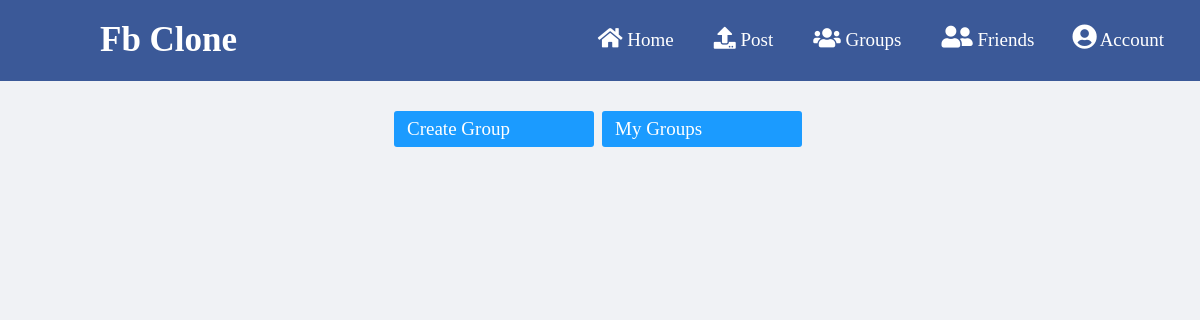
/show_groups/ (signed in), run on an earlier commit of the app's database.
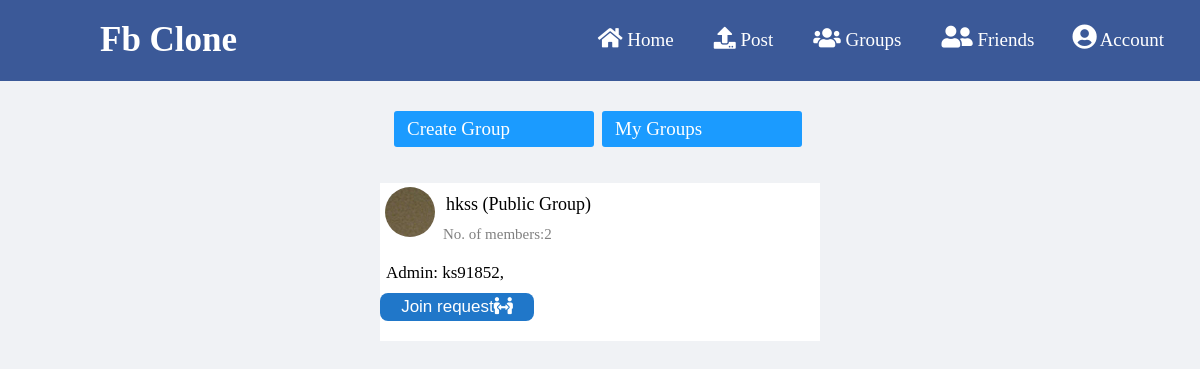
And on a later commit of the database.
### hksfbclone/models.py (models this page shows, shortened)
class Chat_Groups(models.Model):
    imgp=models.FileField(upload_to='imgs',default='default.jpg', null=True,blank=True)
    name=models.CharField(max_length=50)
    members=models.IntegerField()
    user=models.ManyToManyField(profile_details)
    admin=models.ManyToManyField(profile_details,related_name='admin',blank=True)
    is_private = models.BooleanField(default=False)
    timestamp = models.DateTimeField(null=True)
    groupcode = models.CharField(max_length=100,null=True)

class profile_details(models.Model):
    user = models.ForeignKey(User,on_delete=models.CASCADE)
    imgp=models.FileField(upload_to='imgs',default='default.jpg', null=True,blank=True)
    u_nm=models.CharField(max_length=150)
    fstname=models.CharField(max_length=250)
    secname=models.CharField(max_length=250)
    terimail=models.EmailField()
    fbacc=models.CharField(max_length=250)
    unicode = models.CharField(max_length=100,null=True)
    timestamp = models.DateTimeField(null=True)
    verified = models.BooleanField(default=False)
    friends=models.ManyToManyField(User,related_name='Friends',blank=True)

### hksfbclone/views.py (the view)
# urls.py: path('show_groups/',views.show_groups),
def show_groups(request):
    if request.user.is_authenticated:
        get_prof=profile_details.objects.get(user=request.user)
        get_groups=Chat_Groups.objects.all()
        user_groups=Chat_Groups.objects.filter(user=get_prof)
        all_grp=list(get_groups)
        user_grp=list(user_groups)
        show_grp=[item for item in all_grp if item not in user_grp]
        return render(request,'show_groups.html',{'groups':show_grp})

### templates/show_groups.html (shortened to what this page needs)
{% load static %}
<!DOCTYPE html>
<html lang="en">
<head>
    <link rel="stylesheet" href="https://use.fontawesome.com/releases/v5.15.3/css/all.css">
    <link rel="stylesheet" href="{% static 'navbar.css' %}">
    <link rel="stylesheet" href="{% static 'cpost.css' %}">
</head>
<body>
    <nav>
        <label class="logo">Fb Clone</label>
        {% if user.is_authenticated %}
        <ul>
        <li>
            <div>
            <a href="/">
                <i class="fas fa-home" style="color: white !important;font-size: 22px !important;"></i>
                <label style="cursor: pointer;">Home</label>
            </a>
            </div>
        </li>
        <li>
            <a href="/cpost">
            <i class="fas fa-upload" style="color: white !important;font-size: 22px !important;"></i>
            <label style="cursor: pointer;">Post</label>
            </a>
        </li>
        <li>
            <a href="/my_groups/">
                <i class="fas fa-users" style="color: white !important;font-size: 22px !important;"></i>
                <label style="cursor: pointer;">Groups</label>
            </a>
        </li>
        <li>
            <a href="/my_friends/">
            <i class="fas fa-user-friends" style="color: white !important;font-size: 25px !important;"></i>
            <label style="cursor: pointer;">Friends</label>
            </a>
        </li>
        <div class="dropdown">
            <button class="dropbtn" onclick="showprof()"><i class="fas fa-user-circle" style="color: white !important;font-size: 25px !important;"></i><label style="cursor: pointer;padding-left: 3px;">Account</label>
            </button>
          </div>
    </ul>
        {% endif %}
    </nav>
    <div class="other_options">
        <a href="/create_group/" class="same_as">Create Group</a>
        <a href="/my_groups/" class="same_as">My Groups</a>
    </div>
    {% for grp in groups %}
    <div class="post1" id="post{{ grp.id }}">
        <div class="prf">
            <div class="p" style="background-image: url('{{  grp.imgp.url }}');"></div>
            <label id="nm" style="padding: 11px !important;">{{  grp.name }}{% if grp.is_private %}(Private Group) {% else %} (Public Group) {% endif %}</label>
            <label id="tsm1">No. of members:{{ grp.members }}</label>
            <label id="tsm2" style="padding-top: 20px !important;display: inline-block !important;padding-left: 6px !important;">Admin: {% for g in grp.admin.all %} {{ g.u_nm }}, {% endfor %}</label>
        </div>
        <div class="abt10">
        <button class="upls11" id="{{ grp.id }}" style="margin-top: 50px;" onclick="Join_request(id)">Join request<i class="fas fa-people-arrows"></i></button>
    </div>
    </div>
    {% endfor %}
</body>
</html>

What changed in the data, as far as the page shows it:
added Chat_Groups: imgp (placeholder picture), name "hkss", is_private "(Public Group)", members "2"
now on this page (row unchanged): profile_details: u_nm "ks91852"
